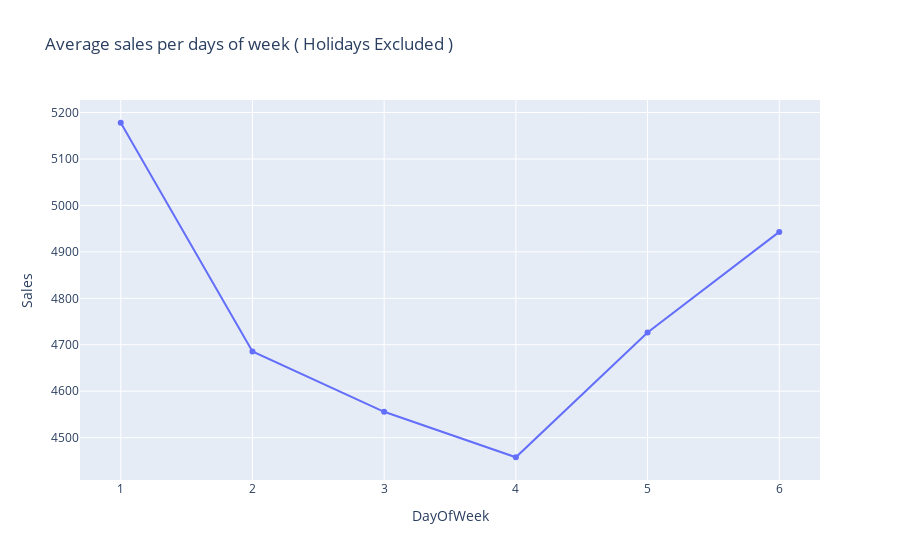

Notebook code for this chart:
### Code cell
axis = first_store_open.groupby('DayOfWeek')[['Sales']].mean()
fig = px.line(axis, x = axis.index, y = 'Sales', title = 'Average sales per days of week ( Holidays Excluded )', markers = True)
fig.show()

### Figure 1 — Plotly figure (JSON) as saved in the notebook; plotly's stock layout.template omitted (floating-point values rounded to 4 significant figures)
{"data": [{"hovertemplate": "DayOfWeek=%{x}<br>Sales=%{y}<extra></extra>", "legendgroup": "", "line": {"color": "#636efa", "dash": "solid"}, "marker": {"symbol": "circle"}, "mode": "markers+lines", "name": "", "orientation": "v", "showlegend": false, "type": "scatter", "x": [1, 2, 3, 4, 5, 6], "xaxis": "x", "y": [5178.0, 4686.0, 4556.0, 4458.0, 4726.0, 4943.0], "yaxis": "y"}], "layout": {"legend": {"tracegroupgap": 0}, "title": {"text": "Average sales per days of week ( Holidays Excluded )"}, "xaxis": {"anchor": "y", "domain": [0, 1], "title": {"text": "DayOfWeek"}}, "yaxis": {"anchor": "x", "domain": [0, 1], "title": {"text": "Sales"}}}}
